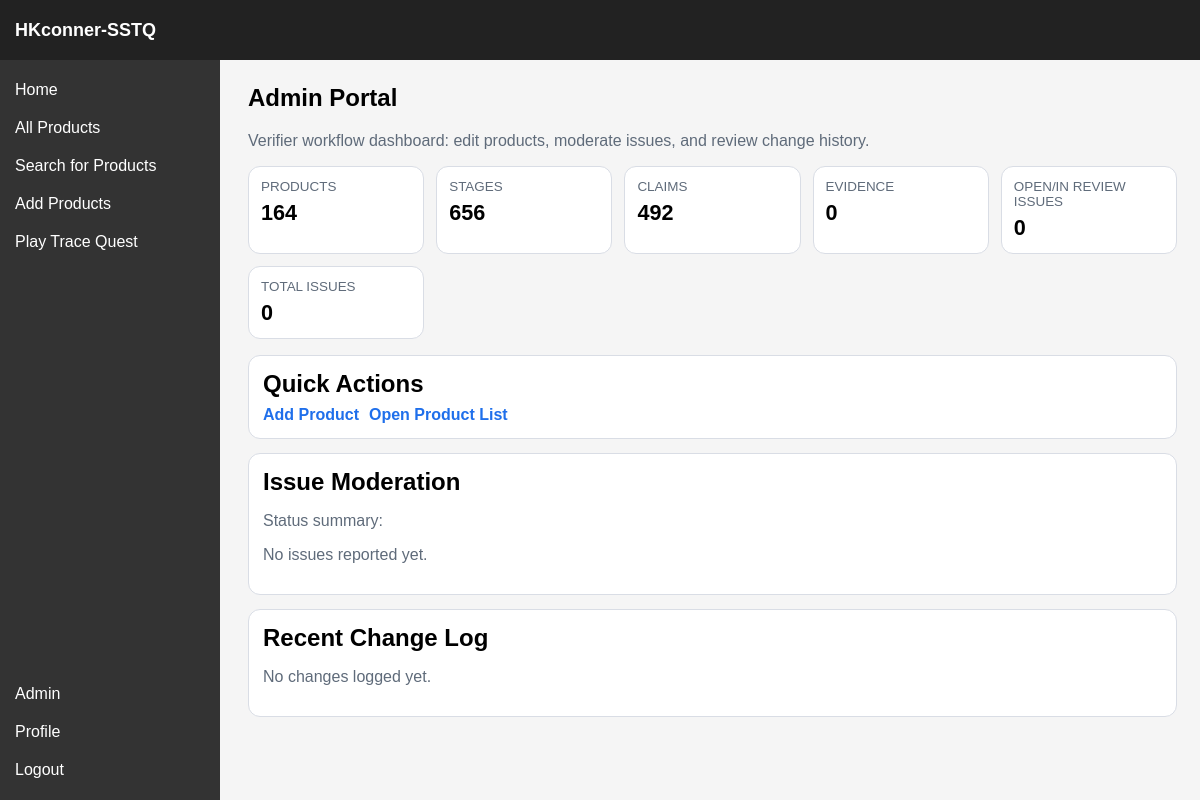
Page /admin (signed in) on the earlier database version.
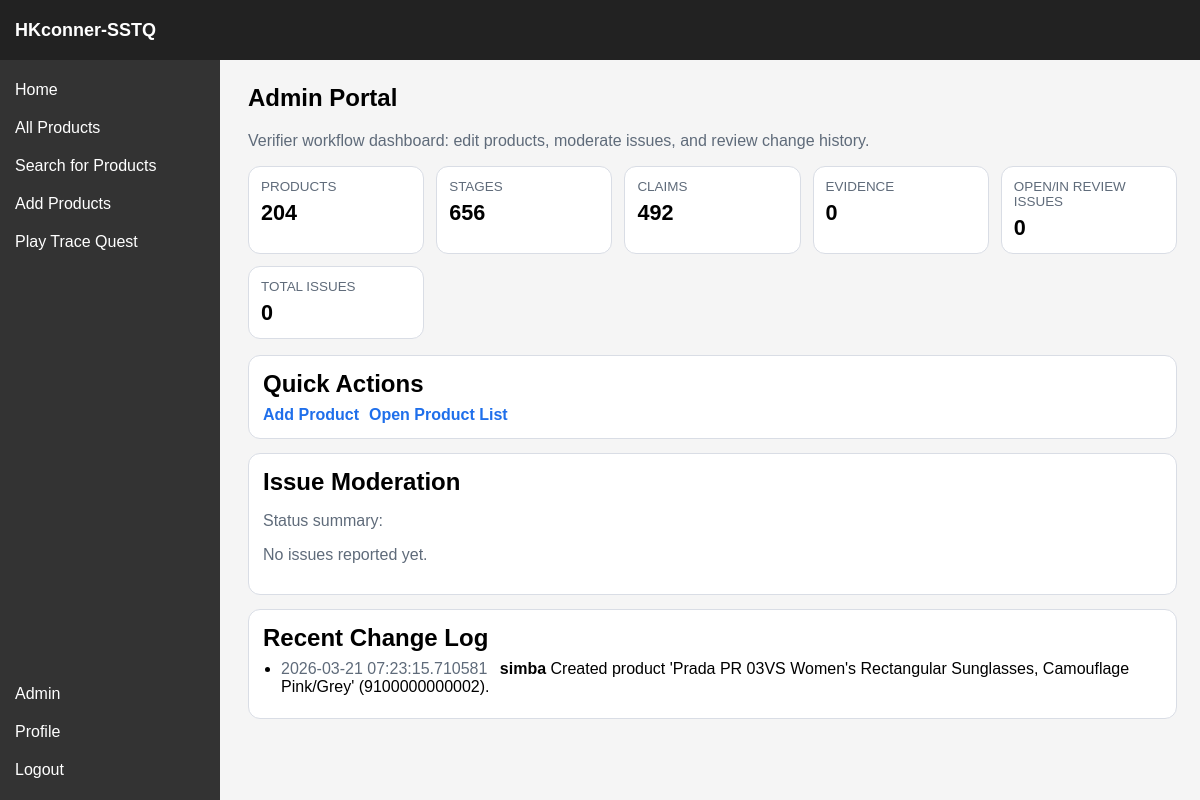
Same page on the later database version.
### sstq/models.py (models this page shows, shortened)
class ChangeLog(db.Model):
    __tablename__ = "changelogs"
    log_id = db.Column(db.Integer, primary_key=True)
    user_id = db.Column(db.Integer, db.ForeignKey("users.user_id"), nullable=False)
    timestamp = db.Column(db.DateTime, default=lambda: datetime.now(timezone.utc), nullable=False)
    change_summary = db.Column(db.String(512), nullable=False)
    user = db.relationship("User", backref="changelogs")

class User(db.Model, UserMixin):
    __tablename__ = "users"
    user_id = db.Column(db.Integer, primary_key=True)
    username = db.Column(db.String(64), unique=True, nullable=False)
    role = db.Column(db.String(16), default="consumer", nullable=False)
    password_hash = db.Column(db.String(256), nullable=False)
    @property
    def is_verifier(self):
        return self.role == "verifier"
    @property
    def is_admin(self):
        return self.role == "admin"

### sstq/routes/admin.py (the view)
@admin_bp.route("/admin", methods=["GET"])
@roles_required("verifier", "admin")
def admin():
    issue_rows = (
        db.session.query(Issue, Claim, Product, User)
        .join(Claim, Issue.claim_id == Claim.claim_id)
        .join(Product, Claim.product_barcode == Product.barcode)
        .outerjoin(User, Issue.user_id == User.user_id)
        .order_by(Issue.issue_id.desc())
        .limit(60)
        .all()
    )
    recent_changes = (
        db.session.query(ChangeLog, User)
        .join(User, ChangeLog.user_id == User.user_id)
        .order_by(ChangeLog.timestamp.desc())
        .limit(20)
        .all()
    )
    stats = {
        "products": Product.query.count(),
        "stages": Stage.query.count(),
        "claims": Claim.query.count(),
        "evidence": Evidence.query.count(),
        "issues_open": Issue.query.filter(Issue.status.in_(["open", "in_review"])).count(),
        "issues_total": Issue.query.count(),
    }
    status_breakdown = dict(
        db.session.query(Issue.status, db.func.count(Issue.issue_id))
        .group_by(Issue.status)
        .all()
    )
    return render_template(
        "admin.html",
        issue_rows=issue_rows,
        recent_changes=recent_changes,
        stats=stats,
        status_breakdown=status_breakdown,
    )

### sstq/routes/auth.py (called while the page is built)
@login_manager.user_loader
def load_user(user_id):
    return db.session.get(User, int(user_id))

### sstq/templates/admin.html (shortened to what the changed rows need)
{% extends "base.html" %}
{% block custom_css %}<link rel="stylesheet" href="{{ url_for('static', filename='css/admin.css') }}">{% endblock %}
{% block content %}
<section class="admin-page">
    <h1>Admin Portal</h1>
    <div class="stats-grid">
        <article class="stat-card"><p class="label">Products</p><p class="value">{{ stats.products }}</p></article>
    </div>
    <section class="panel">
        <h2>Quick Actions</h2>
    </section>
    <section class="panel">
        <h2>Issue Moderation</h2>
    </section>
    <section class="panel">
        <h2>Recent Change Log</h2>
        {% if recent_changes %}
            <ul class="change-list">
                {% for log, user in recent_changes %}
                    <li>
                        <span class="time">{{ log.timestamp }}</span>
                        <strong>{{ user.username }}</strong>
                        <span>{{ log.change_summary }}</span>
                    </li>
                {% endfor %}
            </ul>
        {% else %}
            <p class="muted">No changes logged yet.</p>
        {% endif %}
    </section>
</section>
{% endblock %}

Differences in the rows shown:
added ChangeLog: timestamp "2026-03-21 07:23:15.710581", username "simba", change_summary "Created product 'Prada PR 03VS Women's Rectangular Sunglasses, Camouflage Pink/Grey' (9100000000002)."
Other differences:
{{ stats.products }}: "164" → "204"
text no longer shown: "No changes logged yet."
